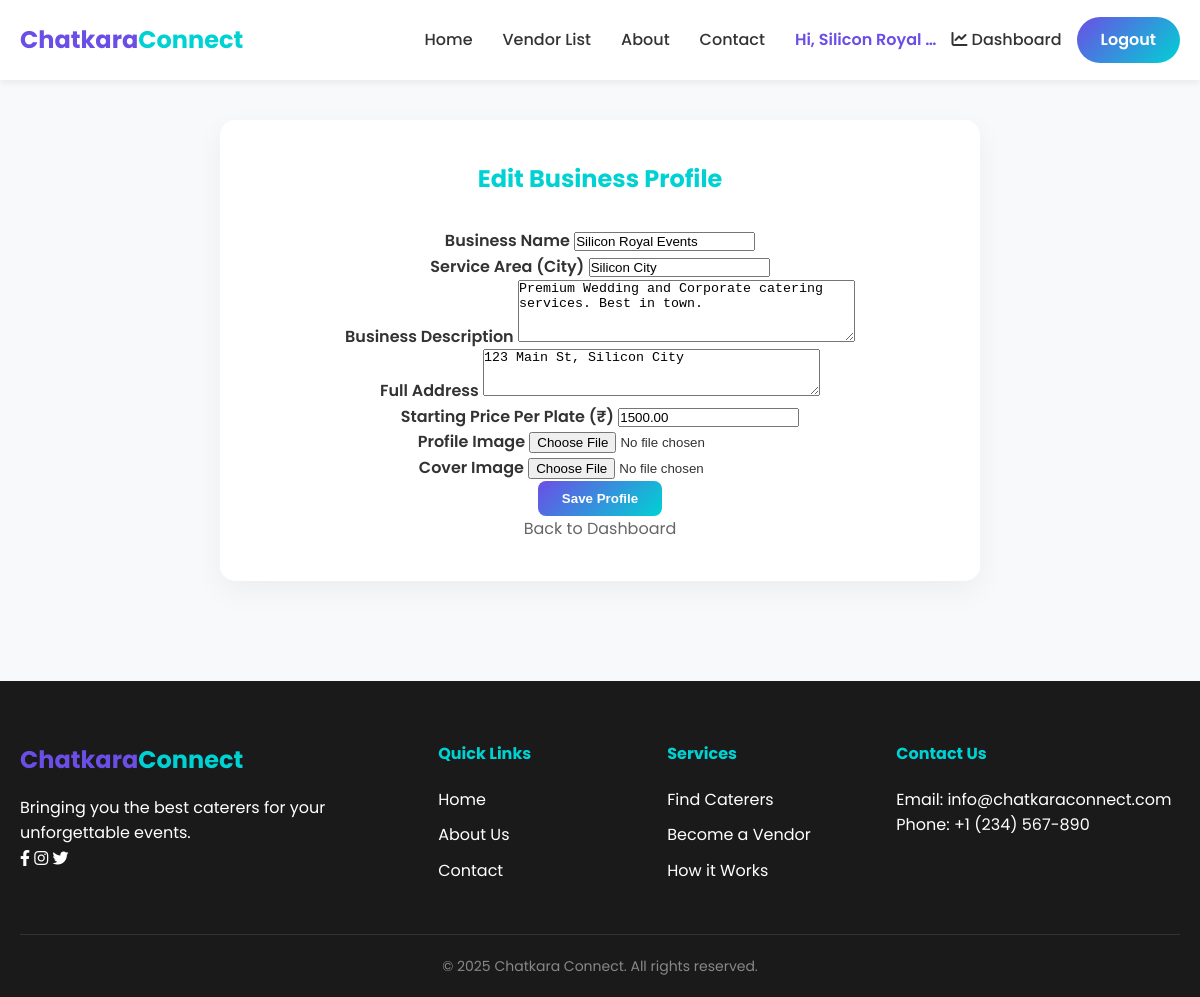
Screenshot of /vendor/profile/ (signed in) with the database file from the repository.
### accounts/models.py (models this page shows, shortened)
class User(AbstractBaseUser, PermissionsMixin):
    ROLE_CHOICES = (
        ('Customer', 'Customer'),
        ('Vendor', 'Vendor'),
        ('Event Management', 'Event Management'),
        ('Admin', 'Admin'),
    )
    email = models.EmailField(verbose_name='email address', max_length=255, unique=True)
    full_name = models.CharField(max_length=255)
    phone_number = models.CharField(max_length=15, unique=True)
    role = models.CharField(max_length=20, choices=ROLE_CHOICES, default='Customer')
    is_verified = models.BooleanField(default=False)
    created_at = models.DateTimeField(default=timezone.now)
    is_active = models.BooleanField(default=True)
    is_admin = models.BooleanField(default=False)
    is_staff = models.BooleanField(default=False)
    objects = CustomUserManager()
    USERNAME_FIELD = 'email'
    REQUIRED_FIELDS = ['full_name', 'phone_number']

### vendor/models.py (models this page shows, shortened)
class VendorProfile(models.Model):
    user = models.OneToOneField(settings.AUTH_USER_MODEL, on_delete=models.CASCADE, related_name='vendor_profile')
    business_name = models.CharField(max_length=255)
    business_description = models.TextField(blank=True, null=True)
    service_area = models.CharField(max_length=100)
    address = models.TextField()
    profile_image = models.ImageField(upload_to='vendor/profile/', blank=True, null=True)
    cover_image = models.ImageField(upload_to='vendor/covers/', blank=True, null=True)
    starting_price_per_plate = models.DecimalField(max_digits=10, decimal_places=2)
    is_verified = models.BooleanField(default=False)
    created_at = models.DateTimeField(auto_now_add=True)
    updated_at = models.DateTimeField(auto_now=True)

### vendor/views.py (the view)
# urls.py: path('profile/', views.vendor_profile, name='vendor_profile'),
@login_required
@role_required(allowed_roles=['Vendor', 'Event Management'])
def vendor_profile(request):
    try:
        profile = request.user.vendor_profile
    except VendorProfile.DoesNotExist:
        profile = None
    if request.method == 'POST':
        form = VendorProfileForm(request.POST, request.FILES, instance=profile)
        if form.is_valid():
            new_profile = form.save(commit=False)
            new_profile.user = request.user
            new_profile.save()
            messages.success(request, "Profile updated successfully.")
            return redirect('vendor_dashboard')
    else:
        form = VendorProfileForm(instance=profile)
    context = {
        'form': form,
        'profile': profile,
    }
    return render(request, 'vendor/profile.html', context)

### vendor/forms.py
class VendorProfileForm(forms.ModelForm):
    class Meta:
        model = VendorProfile
        fields = ['business_name', 'business_description', 'service_area', 'address',
                  'starting_price_per_plate', 'profile_image', 'cover_image']
        widgets = {
            'business_name': forms.TextInput(attrs={'class': 'form-control', 'placeholder': 'Enter your business name'}),
            'business_description': forms.Textarea(attrs={'class': 'form-control', 'rows': 4, 'placeholder': 'Describe your services...'}),
            'service_area': forms.TextInput(attrs={'class': 'form-control', 'placeholder': 'e.g., Mumbai, Delhi'}),
            'address': forms.Textarea(attrs={'class': 'form-control', 'rows': 3, 'placeholder': 'Full address'}),
            'starting_price_per_plate': forms.NumberInput(attrs={'class': 'form-control', 'placeholder': 'e.g. 500'}),
            'profile_image': forms.FileInput(attrs={'class': 'form-control'}),
            'cover_image': forms.FileInput(attrs={'class': 'form-control'}),
        }

### templates/vendor/profile.html (shortened to what this page needs)
{% extends 'base.html' %}
{% load static %}
{% block content %}
<div class="container" style="margin-top: 40px; margin-bottom: 60px; max-width: 800px;">
    <div class="dashboard-card" style="padding: 40px; border-radius: 15px; box-shadow: 0 10px 30px rgba(0,0,0,0.05);">
        <h2 style="color: var(--secondary); margin-bottom: 30px; font-weight: 700;">
            {% if profile %}Edit{% else %}Create{% endif %} Business Profile
        </h2>
        <form method="post" enctype="multipart/form-data">
            <div class="row">
                <div class="col-md-6 mb-3">
                    <label class="form-label" style="font-weight: 600;">Business Name</label>
                    {{ form.business_name }}
                </div>
                <div class="col-md-6 mb-3">
                    <label class="form-label" style="font-weight: 600;">Service Area (City)</label>
                    {{ form.service_area }}
                </div>
            </div>
            <div class="mb-3">
                <label class="form-label" style="font-weight: 600;">Business Description</label>
                {{ form.business_description }}
            </div>
            <div class="mb-3">
                <label class="form-label" style="font-weight: 600;">Full Address</label>
                {{ form.address }}
            </div>
            <div class="mb-3">
                <label class="form-label" style="font-weight: 600;">Starting Price Per Plate (₹)</label>
                {{ form.starting_price_per_plate }}
            </div>
            <div class="row">
                <div class="col-md-6 mb-3">
                    <label class="form-label" style="font-weight: 600;">Profile Image</label>
                    {{ form.profile_image }}
                </div>
                <div class="col-md-6 mb-3">
                    <label class="form-label" style="font-weight: 600;">Cover Image</label>
                    {{ form.cover_image }}
                </div>
            </div>
            <div class="d-grid mt-4">
                <button type="submit" class="btn btn-gradient btn-lg" style="border-radius: 8px;">Save Profile</button>
            </div>
            <div class="text-center mt-3">
                <a href="{% url 'vendor_dashboard' %}" style="color: var(--text-muted); text-decoration: none;">Back to
                    Dashboard</a>
            </div>
        </form>
    </div>
</div>
{% endblock %}

### templates/navbar.html (shortened to what this page needs)
<nav class="navbar">
    <div class="container navbar-container">
        <a href="{% url 'home' %}" class="navbar-brand">
            <span class="brand-text">Chatkara</span><span class="brand-subtext">Connect</span>
        </a>
        <div class="navbar-links" id="navbar-links">
            <a href="{% url 'home' %}" class="nav-link">Home</a>
            <a href="{% url 'caterer_list' %}" class="nav-link">Vendor List</a>
            <a href="{% url 'about' %}" class="nav-link">About</a>
            <a href="{% url 'contact' %}" class="nav-link">Contact</a>
            <div class="nav-auth-links">
                {% if user.is_authenticated %}
                <span class="nav-user-greeting" style="font-weight: 600; color: var(--primary);">Hi, {{                     user.full_name|truncatechars:15 }}</span>
                {% if user.role == 'Vendor' or user.role == 'Event Management' %}
                <a href="{% url 'vendor_dashboard' %}" class="nav-link"><i class="fas fa-chart-line"></i> Dashboard</a>
                {% elif user.role == 'Customer' %}
                <a href="{% url 'customer_dashboard' %}" class="nav-link"><i class="fas fa-th-large"></i> Dashboard</a>
                {% endif %}
                <a href="{% url 'logout' %}" class="btn btn-gradient">Logout</a>
                {% else %}
                <a href="{% url 'login' %}" class="nav-link">Login</a>
                <a href="{% url 'register' %}" class="btn btn-gradient">Register</a>
                {% endif %}
            </div>
        </div>
    </div>
</nav>

### static/css/style.css (style rules this page uses)
:root { --primary: #6B4EE6; --primary-dark: #533CB1; --secondary: #00D2D3; --text-main: #333333; --text-muted: #666666; --bg-light: #F8F9FA; --white: #FFFFFF; --gradient: linear-gradient(135deg, #6B4EE6 0%, #00D2D3 100%); --gradient-hover: linear-gradient(135deg, #533CB1 0%, #00A8A9 100%); --radius-lg: 16px; --radius-md: 8px; --shadow-sm: 0 4px 6px rgba(0, 0, 0, 0.05); --shadow-md: 0 10px 15px rgba(0, 0, 0, 0.1); --transition: all 0.3s ease; }
* { margin: 0; padding: 0; box-sizing: border-box; }
body { font-family: 'Poppins', sans-serif; color: var(--text-main); background-color: var(--bg-light); line-height: 1.6; overflow-x: hidden; }
a { text-decoration: none; color: inherit; transition: var(--transition); }
.container { max-width: 1200px; margin: 0 auto; padding: 0 20px; }
.navbar { background: var(--white); height: 80px; display: flex; align-items: center; box-shadow: var(--shadow-sm); position: sticky; top: 0; z-index: 1000; }
.navbar-container { display: flex; justify-content: space-between; align-items: center; width: 100%; }
.navbar-brand { font-size: 24px; font-weight: 700; }
.brand-text { color: var(--primary); }
.brand-subtext { color: var(--secondary); }
.navbar-links { display: flex; align-items: center; gap: 30px; }
.nav-link { font-weight: 500; color: var(--text-main); }
.nav-auth-links { display: flex; align-items: center; gap: 15px; }
.btn { padding: 10px 24px; border-radius: 30px; font-weight: 600; cursor: pointer; border: none; display: inline-block; transition: var(--transition); }
.btn-gradient { background: var(--gradient); color: var(--white); }
.dashboard-card { background: var(--white); padding: 40px; border-radius: var(--radius-lg); box-shadow: var(--shadow-sm); text-align: center; }

### rows the page displays
User: full_name "Silicon Royal …"
VendorProfile: business_name "Silicon Royal Events", service_area "Silicon City", business_description "Premium Wedding and Corporate catering services. Best in town.", address "123 Main St, Silicon City", starting_price_per_plate "1500.00"
